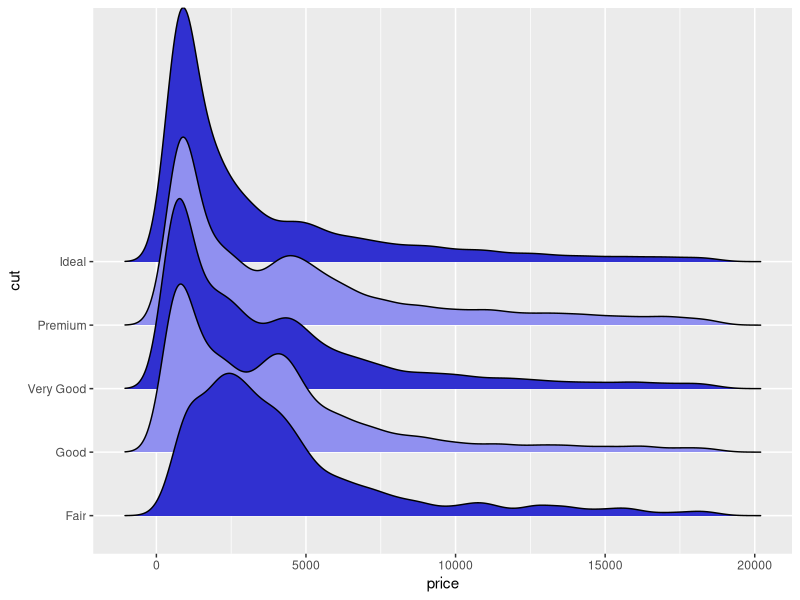
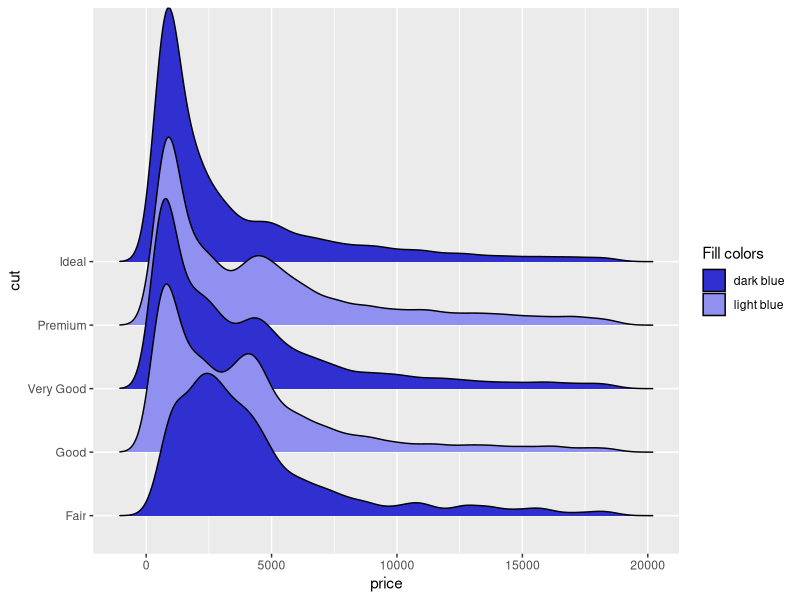
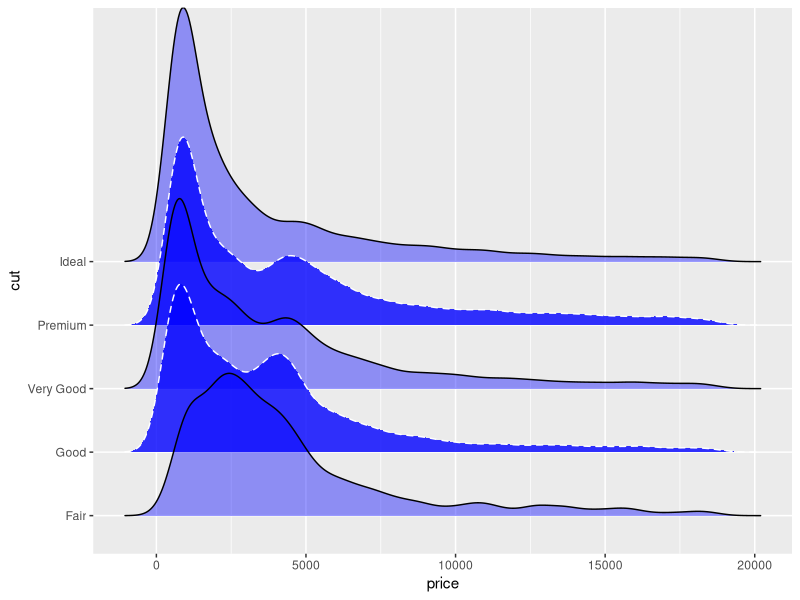

Write R code to recreate these figures, in order.
library(ggridges)


### Name: scale_cyclical
### Title: Create a discrete scale that cycles between values
### Aliases: scale_colour_cyclical scale_color_cyclical scale_fill_cyclical
###   scale_alpha_cyclical scale_linetype_cyclical scale_size_cyclical
###   cyclical_scale ScaleCyclical
### Keywords: datasets

### ** Examples

library(ggplot2)

# By default, scale_cyclical sets `guide = "none"`, i.e., no legend
# is drawn
ggplot(diamonds, aes(x = price, y = cut, fill = cut)) +
  geom_density_ridges(scale = 4) +
  scale_fill_cyclical(values = c("#3030D0", "#9090F0"))

# However, legends can be turned on by setting `guide = "legend"`
ggplot(diamonds, aes(x = price, y = cut, fill = cut)) +
  geom_density_ridges(scale = 4) +
  scale_fill_cyclical(values = c("#3030D0", "#9090F0"),
                      guide = "legend", name = "Fill colors",
                      labels = c("dark blue", "light blue"))

# Cyclical scales are also available for the various other aesthetics
ggplot(diamonds, aes(x = price, y = cut, fill = cut,
                     color = cut, size = cut,
                     alpha = cut, linetype = cut)) +
  geom_density_ridges(scale = 4, fill = "blue") +
  scale_fill_cyclical(values = c("blue", "green")) +
  scale_color_cyclical(values = c("black", "white")) +
  scale_size_cyclical(values = c(2, 1)) +
  scale_alpha_cyclical(values = c(0.4, 0.8)) +
  scale_linetype_cyclical(values = c(1, 2))
